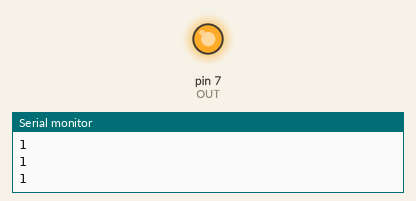
Recording of a sketch running on a simulated Arduino Uno, built with avr-gcc and run on an emulated ATmega328P. On the bench: output pins drawn as LEDs (lit = HIGH), the last lines printed to the serial monitor.

Above: at 1.47 s.
At 7.0 s:
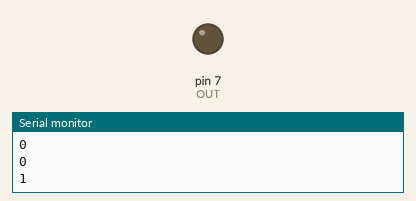
Timing chart, 0 to 15.7 s (numbered marks = the images above):
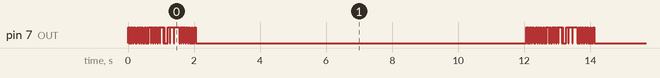

Measured:
- by itself, pin 7 (OUT): moves between LOW and HIGH, repeating every 12.1 s
- by itself, everything shown: repeats every 12.1 s, in 20 steps

The sketch:

Transmitter.ino
```cpp
#define OUT 7
String MESSAGE = "Hello world!";
int HEADER_COUNT = 0;
int MESSAGE_LENGTH = 0;
int SPEED = 20;

void setup() {
  pinMode(OUT, OUTPUT);
//  PREMBLE - 1 byte
//  HEADER Start - 5 bits
//  HEADER - 5 bits is the header size
//  PAYLOAD - just the message

  MESSAGE_LENGTH = MESSAGE.length();
  Serial.begin(9600);
}

void send(int val) {
  digitalWrite(OUT, val);
  delay(SPEED);
}

void loop() {
  // This is the preamble
  for (int i = 0; i < 4; i++) {
    send(HIGH);
    send(LOW);
  }

  Serial.println("Preamble done");
  // Message Start sequence
  send(LOW);
  send(HIGH);
  send(HIGH);
  send(LOW);
  send(LOW);

  // Header
  for (int i = 0; i < 5; i++) {
    byte current_bit = bitRead(MESSAGE_LENGTH, 5 - i - 1);
    send(current_bit);
  }

  // Payload
  for (int i = 0; i < MESSAGE.length(); i++) {
    int current_character = int(MESSAGE[i]);

    for (int i = 0; i < 7; i++) {
      byte current_bit = bitRead(current_character, 7 - i - 1);
      send(current_bit);
      Serial.println(current_bit);
    }
  }
  send(LOW);
  delay(10000);
}
```
